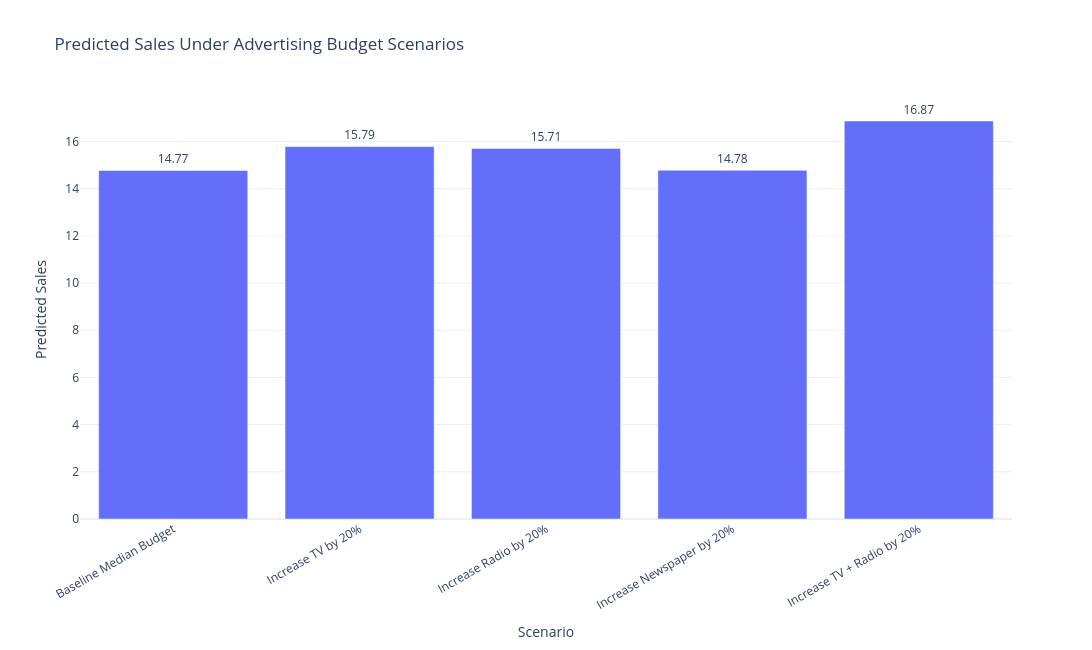

Notebook code for this chart:
### Code cell
fig = px.bar(
    scenarios,
    x="Scenario",
    y="Predicted Sales",
    title="Predicted Sales Under Advertising Budget Scenarios",
    text="Predicted Sales"
)

fig.update_traces(
    texttemplate="%{text:.2f}",
    textposition="outside"
)

fig.update_layout(
    template="plotly_white",
    xaxis_tickangle=-30,
    width=1100,
    height=650
)

fig.show()

fig.write_html(
    REPORTS_DIR / "marketing_budget_scenarios.html"
)

### Figure 1 — Plotly figure (JSON) as saved in the notebook; plotly's stock layout.template omitted (floating-point values rounded to 4 significant figures)
{"data": [{"hovertemplate": "Scenario=%{x}<br>Predicted Sales=%{text}<extra></extra>", "legendgroup": "", "marker": {"color": "#636efa", "pattern": {"shape": ""}}, "name": "", "orientation": "v", "showlegend": false, "text": [14.77, 15.79, 15.71, 14.78, 16.87], "textposition": "outside", "texttemplate": "%{text:.2f}", "type": "bar", "x": ["Baseline Median Budget", "Increase TV by 20%", "Increase Radio by 20%", "Increase Newspaper by 20%", "Increase TV + Radio by 20%"], "xaxis": "x", "y": [14.77, 15.79, 15.71, 14.78, 16.87], "yaxis": "y"}], "layout": {"barmode": "relative", "height": 650, "legend": {"tracegroupgap": 0}, "title": {"text": "Predicted Sales Under Advertising Budget Scenarios"}, "width": 1100, "xaxis": {"anchor": "y", "domain": [0, 1], "tickangle": -30, "title": {"text": "Scenario"}}, "yaxis": {"anchor": "x", "domain": [0, 1], "title": {"text": "Predicted Sales"}}}}
